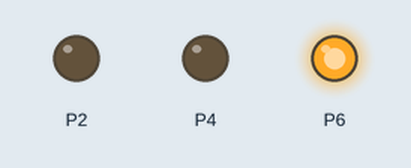
Bench run of a program on a simulated BBC micro:bit (MakeCode). On the bench: output pins drawn as LEDs (lit = HIGH).

Above: at 1.5 s.
At 3.5 s:
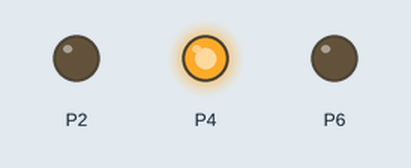
At 5.5 s:
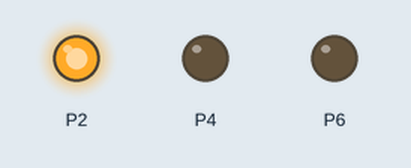
Timing chart, 0 to 9.1 s (numbered marks = the images above):
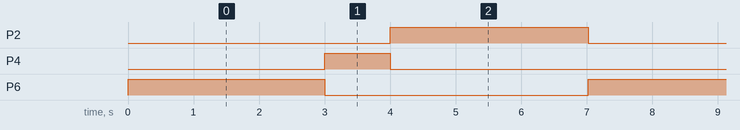

The program:

main.ts
```typescript
led.enable(false)
let tiempo = 1
basic.forever(function () {
    pins.digitalWritePin(DigitalPin.P2, 0)
    pins.digitalWritePin(DigitalPin.P4, 0)
    pins.digitalWritePin(DigitalPin.P6, 1)
    basic.pause(tiempo * 3000)
    pins.digitalWritePin(DigitalPin.P2, 0)
    pins.digitalWritePin(DigitalPin.P4, 1)
    pins.digitalWritePin(DigitalPin.P6, 0)
    basic.pause(tiempo * 1000)
    pins.digitalWritePin(DigitalPin.P2, 1)
    pins.digitalWritePin(DigitalPin.P4, 0)
    pins.digitalWritePin(DigitalPin.P6, 0)
    basic.pause(tiempo * 3000)
})
```

test.ts
```typescript
// aquí va el archivo "tests"; esto no se compilará cuando este paquete se utilice como una extensión.
```

Measured:
- by itself, P2, P6: alternates HIGH for 3.0 s and LOW for 4.0 s
- by itself, P4: alternates HIGH for 1.0 s and LOW for 6.0 s
- by itself, everything shown: repeats every 7.0 s, in 3 steps
